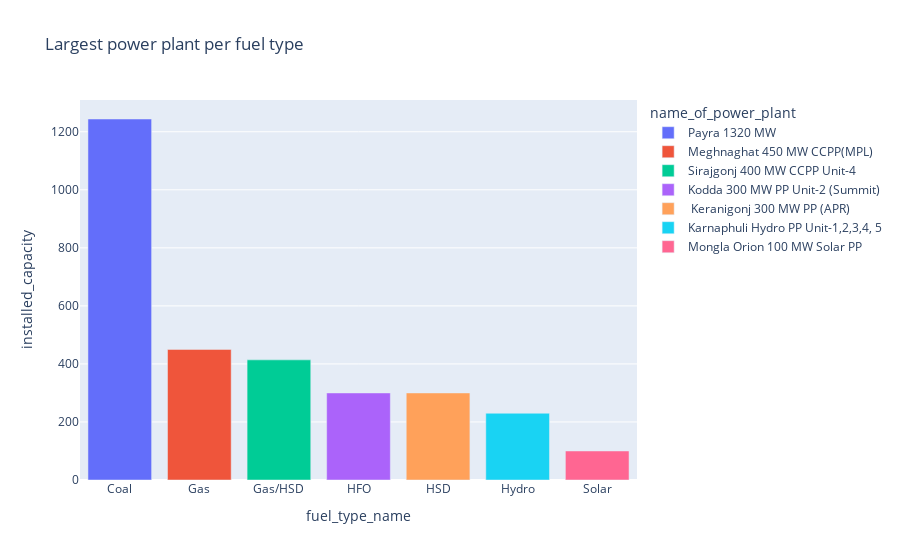

The notebook cell this image was saved under:
### Code cell
fig = px.bar(
    largest_by_fuel,
    x='fuel_type_name',
    y='installed_capacity',
    color='name_of_power_plant',
    title='Largest power plant per fuel type'
)
fig.show()

### Figure 1 — Plotly figure (JSON) as saved in the notebook; plotly's stock layout.template omitted (floating-point values rounded to 4 significant figures)
{"data": [{"alignmentgroup": "True", "hovertemplate": "name_of_power_plant=Payra 1320 MW<br>fuel_type_name=%{x}<br>installed_capacity=%{y}<extra></extra>", "legendgroup": "Payra 1320 MW", "marker": {"color": "#636efa", "pattern": {"shape": ""}}, "name": "Payra 1320 MW", "offsetgroup": "Payra 1320 MW", "orientation": "v", "showlegend": true, "textposition": "auto", "type": "bar", "x": ["Coal"], "xaxis": "x", "y": [1244], "yaxis": "y"}, {"alignmentgroup": "True", "hovertemplate": "name_of_power_plant=Meghnaghat 450 MW CCPP(MPL)<br>fuel_type_name=%{x}<br>installed_capacity=%{y}<extra></extra>", "legendgroup": "Meghnaghat 450 MW CCPP(MPL)", "marker": {"color": "#EF553B", "pattern": {"shape": ""}}, "name": "Meghnaghat 450 MW CCPP(MPL)", "offsetgroup": "Meghnaghat 450 MW CCPP(MPL)", "orientation": "v", "showlegend": true, "textposition": "auto", "type": "bar", "x": ["Gas"], "xaxis": "x", "y": [450], "yaxis": "y"}, {"alignmentgroup": "True", "hovertemplate": "name_of_power_plant=Sirajgonj 400 MW CCPP Unit-4<br>fuel_type_name=%{x}<br>installed_capacity=%{y}<extra></extra>", "legendgroup": "Sirajgonj 400 MW CCPP Unit-4", "marker": {"color": "#00cc96", "pattern": {"shape": ""}}, "name": "Sirajgonj 400 MW CCPP Unit-4", "offsetgroup": "Sirajgonj 400 MW CCPP Unit-4", "orientation": "v", "showlegend": true, "textposition": "auto", "type": "bar", "x": ["Gas/HSD"], "xaxis": "x", "y": [414], "yaxis": "y"}, {"alignmentgroup": "True", "hovertemplate": "name_of_power_plant=Kodda 300 MW PP Unit-2 (Summit) <br>fuel_type_name=%{x}<br>installed_capacity=%{y}<extra></extra>", "legendgroup": "Kodda 300 MW PP Unit-2 (Summit) ", "marker": {"color": "#ab63fa", "pattern": {"shape": ""}}, "name": "Kodda 300 MW PP Unit-2 (Summit) ", "offsetgroup": "Kodda 300 MW PP Unit-2 (Summit) ", "orientation": "v", "showlegend": true, "textposition": "auto", "type": "bar", "x": ["HFO"], "xaxis": "x", "y": [300], "yaxis": "y"}, {"alignmentgroup": "True", "hovertemplate": "name_of_power_plant= Keranigonj 300 MW PP (APR)<br>fuel_type_name=%{x}<br>installed_capacity=%{y}<extra></extra>", "legendgroup": " Keranigonj 300 MW PP (APR)", "marker": {"color": "#FFA15A", "pattern": {"shape": ""}}, "name": " Keranigonj 300 MW PP (APR)", "offsetgroup": " Keranigonj 300 MW PP (APR)", "orientation": "v", "showlegend": true, "textposition": "auto", "type": "bar", "x": ["HSD"], "xaxis": "x", "y": [300], "yaxis": "y"}, {"alignmentgroup": "True", "hovertemplate": "name_of_power_plant=Karnaphuli Hydro PP Unit-1,2,3,4, 5<br>fuel_type_name=%{x}<br>installed_capacity=%{y}<extra></extra>", "legendgroup": "Karnaphuli Hydro PP Unit-1,2,3,4, 5", "marker": {"color": "#19d3f3", "pattern": {"shape": ""}}, "name": "Karnaphuli Hydro PP Unit-1,2,3,4, 5", "offsetgroup": "Karnaphuli Hydro PP Unit-1,2,3,4, 5", "orientation": "v", "showlegend": true, "textposition": "auto", "type": "bar", "x": ["Hydro"], "xaxis": "x", "y": [230], "yaxis": "y"}, {"alignmentgroup": "True", "hovertemplate": "name_of_power_plant=Mongla Orion 100 MW Solar PP<br>fuel_type_name=%{x}<br>installed_capacity=%{y}<extra></extra>", "legendgroup": "Mongla Orion 100 MW Solar PP", "marker": {"color": "#FF6692", "pattern": {"shape": ""}}, "name": "Mongla Orion 100 MW Solar PP", "offsetgroup": "Mongla Orion 100 MW Solar PP", "orientation": "v", "showlegend": true, "textposition": "auto", "type": "bar", "x": ["Solar"], "xaxis": "x", "y": [100], "yaxis": "y"}], "layout": {"barmode": "relative", "legend": {"title": {"text": "name_of_power_plant"}, "tracegroupgap": 0}, "title": {"text": "Largest power plant per fuel type"}, "xaxis": {"anchor": "y", "domain": [0, 1], "title": {"text": "fuel_type_name"}}, "yaxis": {"anchor": "x", "domain": [0, 1], "title": {"text": "installed_capacity"}}}}
